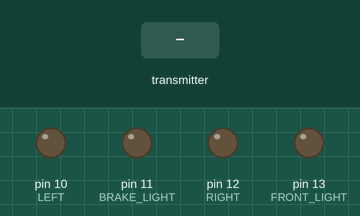
Bench run of a sketch on a simulated Arduino Uno, built with avr-gcc and run on an emulated ATmega328P. On the bench: output pins drawn as LEDs (lit = HIGH). Dashed ring = blinking. The inputs (shaded band) are chosen by the test bench. No radio packets arrive unless stated.

Above: at 1.2 s.
1.3 s: the transmitter starts sending buf.0 = 0
At 1.42 s:
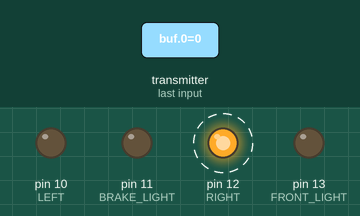
Timing chart, 0 to 10.3 s (numbered marks = the images above; inputs shaded):
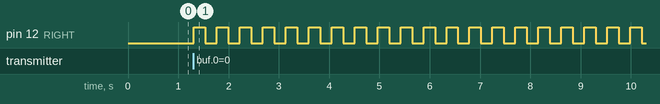

Measured:
- after the input at 1.3 s, pin 12 (RIGHT): alternates HIGH for 0.23 s and LOW for 0.23 s, starting at once

The sketch:

ReceptorFinal.ino
```cpp
/*
 * Coded by:
 *  Robin Costas del Moral
 *  Antonio Jaimez Jimenez
 *
 *    TE < ETSIIT < UGR
 *
 */

#include <RH_ASK.h>
#include <SPI.h> // Not actually used but needed to compile

// Defines for arduino pins
#define RIGHT 12
#define LEFT 10
#define BRAKE_LIGHT 11
#define FRONT_LIGHT 13
#define DATA_R 4

// Defines for message codes
#define RIGHT_BLINKER 0
#define LEFT_BLINKER 1
#define LIGHTS 2
#define BRAKE 3

// Radio
RH_ASK driver(2000,DATA_R,2,10);

// Buffer to be recieved
uint8_t buf[5];
uint8_t buflen = sizeof(buf);

// Bools for controlling updates on lights
bool fr,br,bl;

// True when a message is available
bool thereIsMessage;

// Light status controlling
bool lights,brake;
char blinker = '0';

/**********************************************************
 * Setup
 * Initialization of the main components and variables
 **********************************************************/
void setup()
{
    // Radio initialization
    driver.init();

    // Pin initialization
    pinMode(LEFT,OUTPUT);
    pinMode(RIGHT,OUTPUT);
    pinMode(BRAKE_LIGHT,OUTPUT);
    pinMode(FRONT_LIGHT,OUTPUT);

    // Timer interrupt initialization
    SREG = (SREG & 0b01111111); //Desabilitar interrupciones
    TIMSK2 = TIMSK2|0b00000001; //Habilita la interrupcion por desbordamiento
    TCCR2B = 0b00000111; //Configura preescala para que FT2 sea de 7812.5Hz
    SREG = (SREG & 0b01111111) | 0b10000000; //Habilitar interrupciones //Desabilitar interrupciones

    thereIsMessage=lights=brake= false;
    digitalWrite(LEFT,LOW);
    digitalWrite(RIGHT,LOW);
    digitalWrite(BRAKE_LIGHT,LOW);
    digitalWrite(FRONT_LIGHT,LOW);
}

/**********************************************************
 * Interrupt handler for Timer 2
 * It checks if theres and message and if so, saves it in
 * buf and puts thereIsMessage to true
 **********************************************************/
ISR(TIMER2_OVF_vect){

  if(driver.available()){
    driver.recv(buf, &buflen);
    thereIsMessage = true;
  }
}

/**********************************************************
 * Brake handling function
 * Turns on or off the brakes
 **********************************************************/
void Brake(){
    if(brake){
      digitalWrite(BRAKE_LIGHT,HIGH);
    }
    else{
      digitalWrite(BRAKE_LIGHT,LOW);
    }
    br = false;
}

/**********************************************************
 * Front lights handling function
 * Turns on or off the lights
 **********************************************************/
void Front(){
    if(lights){
      digitalWrite(FRONT_LIGHT,HIGH);
    }
    else{
      digitalWrite(FRONT_LIGHT,LOW);
    }
    fr = false;
}


/**********************************************************
 * Blinker handling
 * Turns on or off the blinker 'blinker' indicates
 **********************************************************/
void Blink(){

  if(blinker == 'l'){
    digitalWrite(LEFT,HIGH);
    digitalWrite(RIGHT,LOW);
  }
  else if(blinker == 'r'){
    digitalWrite(RIGHT,HIGH);
    digitalWrite(LEFT,LOW);
  }
  else{
    digitalWrite(LEFT,LOW);
    digitalWrite(RIGHT,LOW);
  }
  bl = false;

}

/**********************************************************
 * Lights updating
 * Checks if the state of the lights have been changed and
 * updates them
 **********************************************************/
void updateLights(){
  if(fr)
    Front();
  if(br)
    Brake();
  if(bl);
    Blink();
}

/**********************************************************
 * Message updating
 * Proccess the message currently saved on 'buf'
 **********************************************************/
void newMessage(){
  int num = atoi((const char*) buf);
  switch(num){
     case RIGHT_BLINKER:
      if(blinker != 'r'){
        blinker = 'r';
      }
      else{
        blinker = '0';
      }
      bl =true;
      break;

     case LEFT_BLINKER:
      if(blinker != 'l'){
        blinker = 'l';
      }
      else{
        blinker = '0';
      }
      bl = true;
      break;

     case LIGHTS:
      lights = !lights;
      fr = true;
      break;

     case BRAKE:
      brake = !brake;
      br = true;
      break;
  }
}

/**********************************************************
 * Main loop
 * Check for message updates and updates lights.
 * If there is a message we desactivate interrupts so
 * the timer handler doesnt change 'buf' while we read it
 **********************************************************/
void loop()
{
    if(thereIsMessage){
      cli();
      thereIsMessage = false;
      newMessage();
      updateLights();
      sei();
    }
}
```
